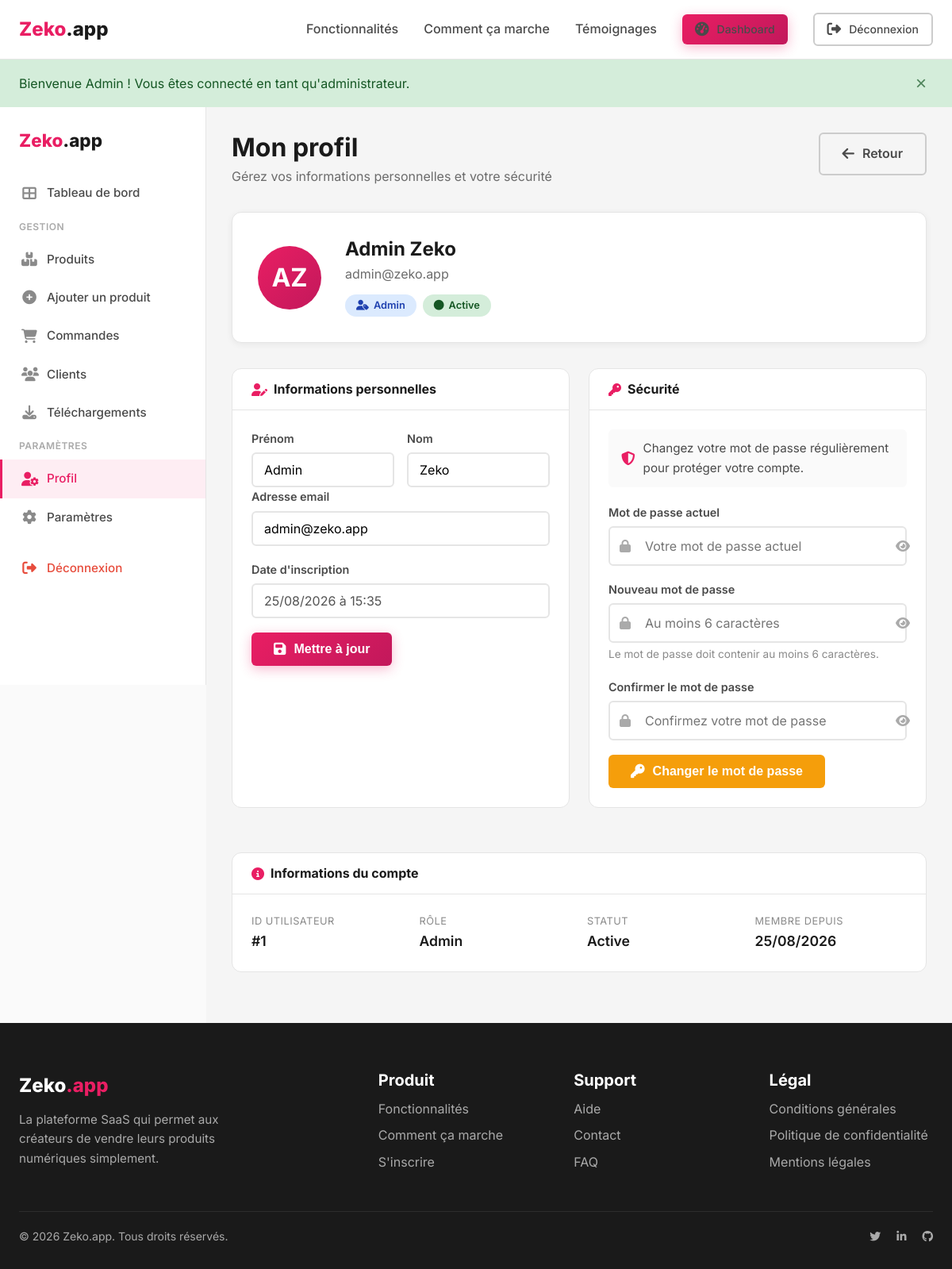
The app's page /seller/profile.php (signed in) with its own data.
### tables this page shows
CREATE TABLE users (
    id INT PRIMARY KEY AUTO_INCREMENT,
    first_name VARCHAR(50) NOT NULL,
    last_name VARCHAR(50) NOT NULL,
    email VARCHAR(100) UNIQUE NOT NULL,
    password VARCHAR(255) NOT NULL,
    role ENUM('admin', 'seller') DEFAULT 'seller',
    status ENUM('active', 'inactive') DEFAULT 'active',
    avatar VARCHAR(255),
    created_at TIMESTAMP DEFAULT CURRENT_TIMESTAMP,
    updated_at TIMESTAMP DEFAULT CURRENT_TIMESTAMP ON UPDATE CURRENT_TIMESTAMP,
    INDEX idx_email (email)
);

### includes/functions.php (called while the page is built, shortened)
<?php
function escape($string) {
    return htmlspecialchars($string, ENT_QUOTES, 'UTF-8');
}
function getFlashMessage() {
    if (isset($_SESSION['flash'])) {
        $flash = $_SESSION['flash'];
        return $flash;
    }
    return null;
}
function formatDate($date, $format = 'd/m/Y H:i') {
    return date($format, strtotime($date));
}
?>

### includes/config.php (called while the page is built, shortened)
<?php
require_once ROOT_PATH . 'includes/functions.php';
function isLoggedIn() {
    return isset($_SESSION['user_id']) && !empty($_SESSION['user_id']);
}
?>

### seller/profile.php (the view, shortened to what this page needs)
<?php
$userId = $_SESSION['user_id'];
$pdo = getPDO();
$stmt = $pdo->prepare("SELECT * FROM users WHERE id = ?");
$stmt->execute([$userId]);
$user = $stmt->fetch();
?>
<div class="dashboard-container">
    <div class="dashboard-header">
        <div>
            <h1>Mon profil</h1>
            <p class="dashboard-subtitle">Gérez vos informations personnelles et votre sécurité</p>
        </div>
        <div class="dashboard-actions">
            <a href="<?php echo APP_URL; ?>seller/dashboard.php" class="btn btn-outline">
                <i class="fas fa-arrow-left"></i> Retour
            </a>
        </div>
    </div>
    <div class="profile-header">
        <div class="profile-avatar">
            <div class="avatar-initials">
                <?php echo strtoupper(substr($user['first_name'], 0, 1) . substr($user['last_name'], 0, 1)); ?>
            </div>
        </div>
        <div class="profile-info">
            <h2><?php echo escape($user['first_name'] . ' ' . $user['last_name']); ?></h2>
            <p class="profile-email"><?php echo escape($user['email']); ?></p>
            <div class="profile-badges">
                <span class="badge badge-<?php echo $user['role']; ?>">
                    <i class="fas fa-user-tag"></i> <?php echo ucfirst($user['role']); ?>
                </span>
                <span class="badge badge-<?php echo $user['status']; ?>">
                    <i class="fas fa-circle"></i> <?php echo ucfirst($user['status']); ?>
                </span>
            </div>
        </div>
    </div>
    <div class="profile-grid">
        <div class="dashboard-card">
            <div class="card-header">
                <h3><i class="fas fa-user-edit"></i> Informations personnelles</h3>
            </div>
            <div class="card-body">
                <form method="POST" action="">
                    <div class="form-row">
                        <div class="form-group">
                            <label for="first_name">Prénom</label>
                            <input type="text" id="first_name" name="first_name"
                                   value="<?php echo escape($user['first_name']); ?>"
                                   placeholder="Votre prénom" required>
                        </div>
                        <div class="form-group">
                            <label for="last_name">Nom</label>
                            <input type="text" id="last_name" name="last_name"
                                   value="<?php echo escape($user['last_name']); ?>"
                                   placeholder="Votre nom" required>
                        </div>
                    </div>
                    <div class="form-group">
                        <label for="email">Adresse email</label>
                        <input type="email" id="email" name="email"
                               value="<?php echo escape($user['email']); ?>"
                               placeholder="exemple@email.com" required>
                    </div>
                    <div class="form-group">
                        <label>Date d'inscription</label>
                        <input type="text" value="<?php echo formatDate($user['created_at'], 'd/m/Y à H:i'); ?>" disabled>
                    </div>
                    <button type="submit" class="btn btn-primary">
                        <i class="fas fa-save"></i> Mettre à jour
                    </button>
                </form>
            </div>
        </div>
        <div class="dashboard-card">
            <div class="card-header">
                <h3><i class="fas fa-key"></i> Sécurité</h3>
            </div>
            <div class="card-body">
                <p class="security-info">
                    <i class="fas fa-shield-alt"></i>
                    Changez votre mot de passe régulièrement pour protéger votre compte.
                </p>
                <form method="POST" action="" class="password-form">
                    <div class="form-group">
                        <label for="current_password">Mot de passe actuel</label>
                        <div class="input-group">
                            <input type="password" id="current_password" name="current_password"
                                   placeholder="Votre mot de passe actuel" required>
                            <button type="button" class="toggle-password" data-target="current_password">
                            </button>
                        </div>
                    </div>
                    <div class="form-group">
                        <label for="new_password">Nouveau mot de passe</label>
                        <div class="input-group">
                            <input type="password" id="new_password" name="new_password"
                                   placeholder="Au moins 6 caractères" required minlength="6">
                            <button type="button" class="toggle-password" data-target="new_password">
                            </button>
                        </div>
                        <span class="field-hint">Le mot de passe doit contenir au moins 6 caractères.</span>
                    </div>
                    <div class="form-group">
                        <label for="confirm_password">Confirmer le mot de passe</label>
                        <div class="input-group">
                            <input type="password" id="confirm_password" name="confirm_password"
                                   placeholder="Confirmez votre mot de passe" required>
                            <button type="button" class="toggle-password" data-target="confirm_password">
                            </button>
                        </div>
                    </div>
                    <button type="submit" class="btn btn-warning">
                        <i class="fas fa-key"></i> Changer le mot de passe
                    </button>
                </form>
            </div>
        </div>
    </div>
    <div class="dashboard-card account-info">
        <div class="card-header">
            <h3><i class="fas fa-info-circle"></i> Informations du compte</h3>
        </div>
        <div class="card-body">
            <div class="info-grid">
                <div class="info-item">
                    <span class="info-label">ID utilisateur</span>
                    <span class="info-value">#<?php echo $user['id']; ?></span>
                </div>
                <div class="info-item">
                    <span class="info-label">Rôle</span>
                    <span class="info-value"><?php echo ucfirst($user['role']); ?></span>
                </div>
                <div class="info-item">
                    <span class="info-label">Statut</span>
                    <span class="info-value"><?php echo ucfirst($user['status']); ?></span>
                </div>
                <div class="info-item">
                    <span class="info-label">Membre depuis</span>
                    <span class="info-value"><?php echo formatDate($user['created_at'], 'd/m/Y'); ?></span>
                </div>
            </div>
        </div>
    </div>
</div>
<?php
$content = ob_get_clean();
include __DIR__ . '/../includes/header.php';
?>
<div class="app-layout">
    <?php include __DIR__ . '/../includes/sidebar.php'; ?>
    <main class="main-content">
        <?php echo $content; ?>
    </main>
</div>
<?php
include __DIR__ . '/../includes/footer.php';
?>

### includes/header.php (shortened to what this page needs)
<!DOCTYPE html>
<html lang="fr">
<head>
    <link rel="stylesheet" href="<?php echo APP_URL; ?>assets/css/style.css">
    <link rel="stylesheet" href="https://cdnjs.cloudflare.com/ajax/libs/font-awesome/6.5.1/css/all.min.css">
</head>
<body>
<header>
    <div class="container">
        <nav class="navbar">
            <a href="<?php echo APP_URL; ?>" class="logo">
                Zeko<span>.app</span>
            </a>
            <ul class="nav-links">
                <li><a href="<?php echo APP_URL; ?>#features">Fonctionnalités</a></li>
                <li><a href="<?php echo APP_URL; ?>#how-it-works">Comment ça marche</a></li>
                <li><a href="<?php echo APP_URL; ?>#testimonials">Témoignages</a></li>
                <?php if (isLoggedIn()): ?>
                    <li><a href="<?php echo APP_URL; ?>seller/dashboard.php" class="btn btn-primary btn-sm">
                        <i class="fas fa-tachometer-alt"></i> Dashboard
                    </a></li>
                    <li><a href="<?php echo APP_URL; ?>logout.php" class="btn btn-outline btn-sm">
                        <i class="fas fa-sign-out-alt"></i> Déconnexion
                    </a></li>
                <?php endif; ?>
            </ul>
        </nav>
    </div>
</header>
<?php
$flash = getFlashMessage();
if ($flash):
?>
    <div class="flash-message flash-<?php echo $flash['type']; ?>">
        <div class="container">
            <span><?php echo escape($flash['message']); ?></span>
            <button class="flash-close">&times;</button>
        </div>
    </div>
<?php endif; ?>
<main>

### includes/sidebar.php
<?php
$currentPage = basename($_SERVER['PHP_SELF']);
$currentDir = basename(dirname($_SERVER['PHP_SELF']));
?>
<aside class="sidebar">
    <div class="sidebar-header">
        <a href="<?php echo APP_URL; ?>seller/dashboard.php" class="sidebar-logo">
            Zeko<span>.app</span>
        </a>
    </div>
    <nav class="sidebar-nav">
        <ul>
            <li>
                <a href="<?php echo APP_URL; ?>seller/dashboard.php"
                   class="<?php echo $currentPage === 'dashboard.php' ? 'active' : ''; ?>">
                    <i class="fas fa-th-large"></i>
                    <span>Tableau de bord</span>
                </a>
            </li>
            <li class="nav-divider">Gestion</li>
            <li>
                <a href="<?php echo APP_URL; ?>seller/products/index.php"
                   class="<?php echo $currentDir === 'products' ? 'active' : ''; ?>">
                    <i class="fas fa-boxes"></i>
                    <span>Produits</span>
                </a>
            </li>
            <li>
                <a href="<?php echo APP_URL; ?>seller/products/add.php"
                   class="<?php echo $currentPage === 'add.php' && $currentDir === 'products' ? 'active' : ''; ?>">
                    <i class="fas fa-plus-circle"></i>
                    <span>Ajouter un produit</span>
                </a>
            </li>
            <li>
                <a href="<?php echo APP_URL; ?>seller/orders/index.php"
                   class="<?php echo $currentDir === 'orders' ? 'active' : ''; ?>">
                    <i class="fas fa-shopping-cart"></i>
                    <span>Commandes</span>
                </a>
            </li>
            <li>
                <a href="<?php echo APP_URL; ?>seller/customers/index.php"
                   class="<?php echo $currentDir === 'customers' ? 'active' : ''; ?>">
                    <i class="fas fa-users"></i>
                    <span>Clients</span>
                </a>
            </li>
            <li>
                <a href="<?php echo APP_URL; ?>seller/downloads.php"
                   class="<?php echo $currentPage === 'downloads.php' ? 'active' : ''; ?>">
                    <i class="fas fa-download"></i>
                    <span>Téléchargements</span>
                </a>
            </li>
            <li class="nav-divider">Paramètres</li>
            <li>
                <a href="<?php echo APP_URL; ?>seller/profile.php"
                   class="<?php echo $currentPage === 'profile.php' ? 'active' : ''; ?>">
                    <i class="fas fa-user-cog"></i>
                    <span>Profil</span>
                </a>
            </li>
            <li>
                <a href="<?php echo APP_URL; ?>seller/settings.php"
                   class="<?php echo $currentPage === 'settings.php' ? 'active' : ''; ?>">
                    <i class="fas fa-cog"></i>
                    <span>Paramètres</span>
                </a>
            </li>
            <li class="nav-divider"></li>
            <li>
                <a href="#"
                   class="logout-link"
                   id="logoutButton"
                   data-confirm="Êtes-vous sûr de vouloir vous déconnecter ?"
                   data-confirm-title="Déconnexion"
                   data-confirm-icon="warning"
                   data-confirm-text="Se déconnecter"
                   data-confirm-detail="Vous serez redirigé vers la page d'accueil."
                   onclick="event.preventDefault(); openModal({
                       title: 'Déconnexion',
                       message: 'Êtes-vous sûr de vouloir vous déconnecter ?',
                       icon: 'warning',
                       iconClass: 'fas fa-exclamation-triangle',
                       confirmText: 'Se déconnecter',
                       confirmClass: 'btn-warning',
                       detail: 'Vous serez redirigé vers la page d\'accueil.',
                       onConfirm: function() { window.location.href = '<?php echo APP_URL; ?>logout.php'; }
                   });">
                    <i class="fas fa-sign-out-alt"></i>
                    <span>Déconnexion</span>
                </a>
            </li>
        </ul>
    </nav>
</aside>

### includes/footer.php (shortened to what this page needs)
</main>
<footer>
    <div class="container">
        <div class="footer-grid">
            <div class="footer-brand">
                <div class="logo">Zeko<span>.app</span></div>
                <p>La plateforme SaaS qui permet aux créateurs de vendre leurs produits numériques simplement.</p>
            </div>
            <div class="footer-links">
                <h4>Produit</h4>
                <ul>
                    <li><a href="<?php echo APP_URL; ?>#features">Fonctionnalités</a></li>
                    <li><a href="<?php echo APP_URL; ?>#how-it-works">Comment ça marche</a></li>
                    <li><a href="<?php echo APP_URL; ?>register.php">S'inscrire</a></li>
                </ul>
            </div>
            <div class="footer-links">
                <h4>Support</h4>
                <ul>
                    <li><a href="#">Aide</a></li>
                    <li><a href="#">Contact</a></li>
                    <li><a href="#">FAQ</a></li>
                </ul>
            </div>
            <div class="footer-links">
                <h4>Légal</h4>
                <ul>
                    <li><a href="#">Conditions générales</a></li>
                    <li><a href="#">Politique de confidentialité</a></li>
                    <li><a href="#">Mentions légales</a></li>
                </ul>
            </div>
        </div>
        <div class="footer-bottom">
            <span>&copy; <?php echo date('Y'); ?> Zeko.app. Tous droits réservés.</span>
            <div class="footer-bottom-links">
                <a href="#"><i class="fab fa-twitter"></i></a>
                <a href="#"><i class="fab fa-linkedin-in"></i></a>
                <a href="#"><i class="fab fa-github"></i></a>
            </div>
        </div>
    </div>
</footer>
</body>
</html>

### records on screen
users: first_name+last_name "AZ", first_name+last_name "Admin Zeko", email "admin@zeko.app", role "Admin", status "Active", first_name "Admin", last_name "Zeko", created_at "25/08/2026 à 15:35", id "1", created_at "25/08/2026"

### other values on screen
$flash['message'] "Bienvenue Admin ! Vous êtes connecté en tant qu'administrateur."
